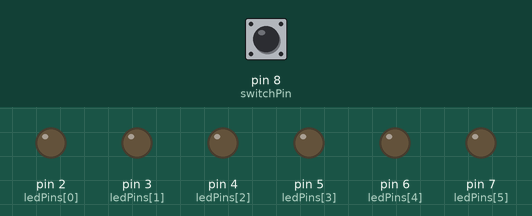
Simulated run of this sketch. Board: Arduino Uno, built with avr-gcc and run on an emulated ATmega328P. Shown: output pins drawn as LEDs (lit = HIGH). Dashed ring = blinking. Inputs (shaded band) come from the test bench; at power-on: pin 8 (switchPin) LOW. Random numbers use the default seed unless the sketch sets one.

Above: at 1.2 s.
1.3 s: pin 8 (switchPin) pulled HIGH for 0.15 s
At 2.1 s:
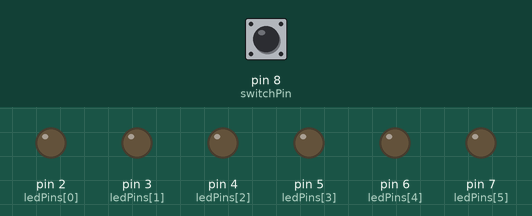
2.9 s: pin 8 (switchPin) pulled HIGH for 1 s
At 3.14 s:
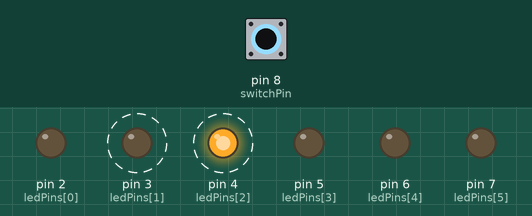
5.9 s: pin 8 (switchPin) pulled HIGH for 3.2 s
At 7.05 s:
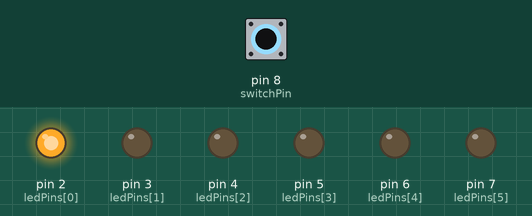
10.6 s: pin 8 (switchPin) pulled HIGH for 3.2 s
At 12.74 s:
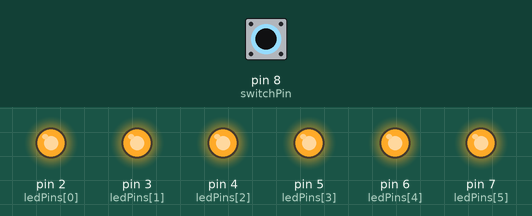
15.3 s: pin 8 (switchPin) pulled HIGH for 1 s
At 15.52 s:
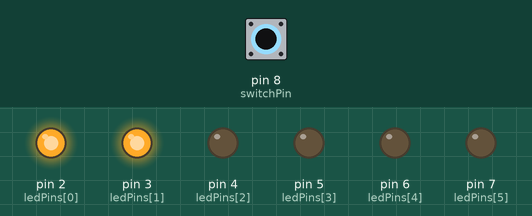
Timing chart, 0 to 18.3 s (numbered marks = the images above; inputs shaded):
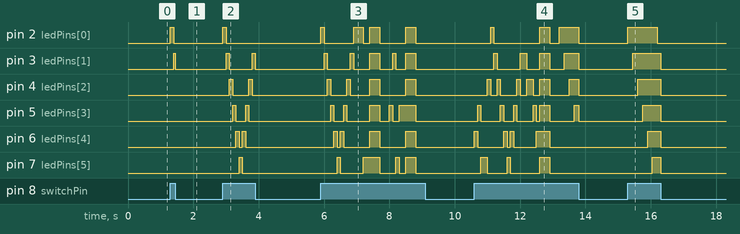

The sketch:

sketch_apr16a.ino
```cpp
const int ledPins[] = {2, 3, 4, 5, 6, 7};
const int switchPin = 8; // Cambié el nombre para que tenga más sentido

int patronActual = 0;
bool estadoEncendido = false;

// Temporizador para cambio automático
unsigned long tiempoInicioPatron = 0;
const unsigned long DURACION_PATRON = 500; // 5 segundos por patrón

void setup() {
  for (int i = 0; i < 6; i++) {
    pinMode(ledPins[i], OUTPUT);
  }
  pinMode(switchPin, INPUT);
  randomSeed(analogRead(0));
}

void loop() {
  // Leemos la posición física exacta del interruptor
  bool lecturaActual = digitalRead(switchPin);

  // Si el switch acaba de ser encendido (pasó de apagado a prendido)
  if (lecturaActual == HIGH && !estadoEncendido) {
    patronActual = random(0, 5);   // Elegimos un patrón al azar para empezar
    tiempoInicioPatron = millis(); // Empezamos a contar los 5 segundos
  }

  // Sincronizamos la variable interna con la posición física del switch
  estadoEncendido = lecturaActual;

  if (estadoEncendido) {

    // Verificamos si ya pasó el tiempo para cambiar de patrón automáticamente
    if (millis() - tiempoInicioPatron >= DURACION_PATRON) {
      int nuevoPatron = random(0, 5);

      // Evita que salga el mismo patrón dos veces seguidas
      while (nuevoPatron == patronActual) {
        nuevoPatron = random(0, 5);
      }

      patronActual = nuevoPatron;
      tiempoInicioPatron = millis();
      apagarTodos(); // Limpia los LEDs antes del nuevo patrón
    }

    // Ejecuta el patrón actual
    switch (patronActual) {
      case 0: patronSecuencia(); break;
      case 1: patronPersecucion(); break;
      case 2: patronParpadeo(); break;
      case 3: patronAleatorio(); break;
      case 4: patronOnda(); break;
    }
  } else {
    // Si el switch está en LOW (apagado), mantenemos todo apagado
    apagarTodos();
  }
}

// ---------------------------------------------------------
// FUNCIÓN CLAVE: Mucho más simple. Solo vigila si apagas el switch.
// ---------------------------------------------------------
bool esperarYRevisar(unsigned long tiempoMs) {
  unsigned long inicio = millis();

  while (millis() - inicio < tiempoMs) {
    // Si en cualquier momento del patrón mueves el switch a apagado (LOW)
    if (digitalRead(switchPin) == LOW) {
      apagarTodos();
      return true; // Rompe la animación y sale inmediatamente
    }
  }
  return false;
}

void apagarTodos() {
  for (int i = 0; i < 6; i++) {
    digitalWrite(ledPins[i], LOW);
  }
}

// ==========================================
// IMPLEMENTACIÓN DE LOS PATRONES
// (Sin modificaciones, funcionan perfecto)
// ==========================================

void patronSecuencia() {
  for (int i = 0; i < 6; i++) {
    digitalWrite(ledPins[i], HIGH);
    if (esperarYRevisar(200)) return;
    digitalWrite(ledPins[i], LOW);
  }
}

void patronPersecucion() {
  for (int i = 0; i < 6; i++) {
    digitalWrite(ledPins[i], HIGH);
    if (esperarYRevisar(150)) return;
  }
  for (int i = 0; i < 6; i++) {
    digitalWrite(ledPins[i], LOW);
    if (esperarYRevisar(100)) return;
  }
}

void patronParpadeo() {
  for (int i = 0; i < 6; i++) {
    digitalWrite(ledPins[i], HIGH);
  }
  if (esperarYRevisar(300)) return;

  apagarTodos();
  if (esperarYRevisar(300)) return;
}

void patronAleatorio() {
  int pinAlAzar = random(0, 6);
  digitalWrite(ledPins[pinAlAzar], HIGH);
  if (esperarYRevisar(100)) return;
  digitalWrite(ledPins[pinAlAzar], LOW);
}

void patronOnda() {
  for (int i = 0; i < 6; i++) {
    digitalWrite(ledPins[i], HIGH);
    if (esperarYRevisar(100)) return;
    digitalWrite(ledPins[i], LOW);
  }
  for (int i = 4; i > 0; i--) {
    digitalWrite(ledPins[i], HIGH);
    if (esperarYRevisar(100)) return;
    digitalWrite(ledPins[i], LOW);
  }
}
```

Measured:
- after the input at 1.3 s, pin 2 (ledPins[0]): LOW → HIGH at once, → LOW 0.10 s later; pin 3 (ledPins[1]): LOW → HIGH after 0.10 s, → LOW 0.05 s later
- after the input at 2.9 s, pin 2 (ledPins[0]): LOW → HIGH at once, → LOW 0.10 s later; pin 3 (ledPins[1]): alternates HIGH for 0.10 s and LOW for 0.70 s, 4 changes in all, then stays LOW, starting after 0.10 s
- after the input at 5.9 s, pin 2 (ledPins[0]): LOW → HIGH at once, → LOW 0.10 s later, → HIGH 0.90 s later, → LOW 0.30 s later, … (8 changes in this stretch); pin 3 (ledPins[1]): LOW → HIGH after 0.10 s, → LOW 0.10 s later, → HIGH 0.70 s later, → LOW 0.10 s later, … (10 changes in this stretch)
- after the input at 10.6 s, pin 2 (ledPins[0]): goes HIGH 0.10 s, LOW 1.4 s, HIGH 0.30 s, LOW 0.30 s, HIGH 0.60 s, then LOW, starting after 0.50 s; pin 3 (ledPins[1]): LOW → HIGH after 0.60 s, → LOW 0.10 s later, → HIGH 0.70 s later, → LOW 0.20 s later, … (8 changes in this stretch)
- after the input at 15.3 s, pin 2 (ledPins[0]): LOW → HIGH at once, → LOW 0.90 s later; pin 3 (ledPins[1]): LOW → HIGH after 0.15 s, → LOW 0.85 s later; pin 4 (ledPins[2]): LOW → HIGH after 0.30 s, → LOW 0.70 s later; pin 5 (ledPins[3]): LOW → HIGH after 0.45 s, → LOW 0.55 s later; pin 6 (ledPins[4]): LOW → HIGH after 0.60 s, → LOW 0.40 s later
